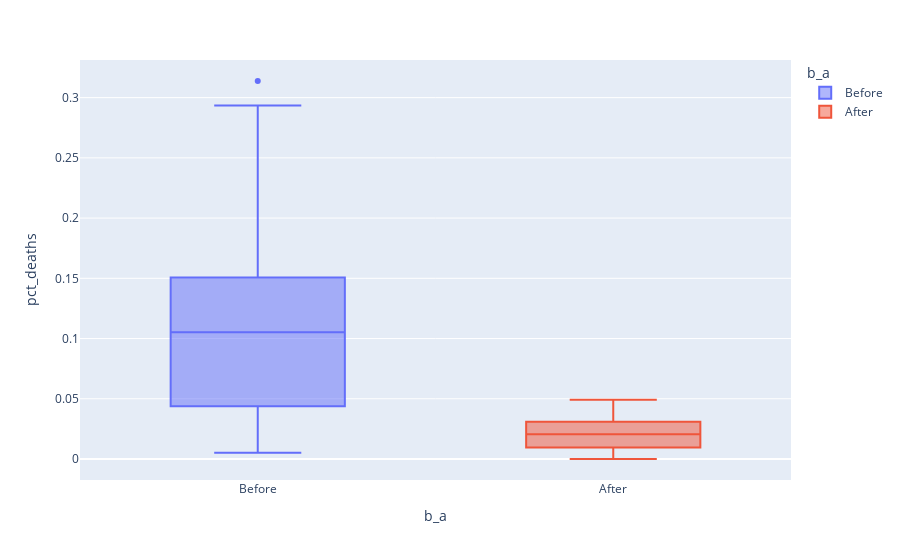

Notebook code for this chart:
### Markdown cell above
### Use Histograms to Visualise the Monthly Distribution of Outcomes

**Challenge**: Create a [plotly histogram](https://plotly.com/python/histograms/) to show the monthly percentage of deaths. 

* Use docs to check out the available parameters. Use the [`color` parameter](https://plotly.github.io/plotly.py-docs/generated/plotly.express.histogram.html) to display two overlapping histograms.
* The time period of handwashing is shorter than not handwashing. Change `histnorm` to `percent` to make the time periods comparable. 
* Make the histograms slighlty transparent
* Experiment with the number of bins on the histogram. Which number work well in communicating the range of outcomes?
* Just for fun, display your box plot on the top of the histogram using the `marginal` parameter.

### Code cell
df_monthly['b_a'] = np.where(df_monthly.date < handwashing_start, "Before", "After")
px.box(df_monthly, "b_a", "pct_deaths", color="b_a")

### Figure 1 — Plotly figure (JSON) as saved in the notebook; plotly's stock layout.template omitted (floating-point values rounded to 4 significant figures)
{"data": [{"alignmentgroup": "True", "hovertemplate": "b_a=%{x}<br>pct_deaths=%{y}<extra></extra>", "legendgroup": "Before", "marker": {"color": "#636efa"}, "name": "Before", "notched": false, "offsetgroup": "Before", "orientation": "v", "showlegend": true, "type": "box", "x": ["Before", "Before", "Before", "Before", "Before", "Before", "Before", "Before", "Before", "Before", "Before", "Before", "Before", "Before", "Before", "Before", "Before", "Before", "Before", "Before", "Before", "Before", "Before", "Before", "Before", "Before", "Before", "Before", "Before", "Before", "Before", "Before", "Before", "Before", "Before", "Before", "Before", "Before", "Before", "Before", "Before", "Before", "Before", "Before", "Before", "Before", "Before", "Before", "Before", "Before", "Before", "Before", "Before", "Before", "Before", "Before", "Before", "Before", "Before", "Before", "Before", "Before", "Before", "Before", "Before", "Before", "Before", "Before", "Before", "Before", "Before", "Before", "Before", "Before", "Before", "Before"], "x0": " ", "xaxis": "x", "y": [0.1457, 0.07531, 0.04332, 0.01569, 0.007843, 0.05, 0.08421, 0.01351, 0.01878, 0.1102, 0.2255, 0.2085, 0.1222, 0.1023, 0.1074, 0.03226, 0.06593, 0.2078, 0.2546, 0.1839, 0.2934, 0.2297, 0.3138, 0.1912, 0.1597, 0.1241, 0.1193, 0.06098, 0.04082, 0.005236, 0.01554, 0.02262, 0.176, 0.07143, 0.08051, 0.1516, 0.1128, 0.1703, 0.1731, 0.05833, 0.02679, 0.04369, 0.0632, 0.01224, 0.03226, 0.1102, 0.1055, 0.07591, 0.04745, 0.04452, 0.04231, 0.04392, 0.07143, 0.06122, 0.03586, 0.1055, 0.1484, 0.1094, 0.1049, 0.1339, 0.1809, 0.1543, 0.1897, 0.1344, 0.1015, 0.131, 0.1806, 0.1439, 0.1496, 0.1077, 0.05369, 0.03215, 0.01923, 0.03607, 0.1827, 0.1224], "y0": " ", "yaxis": "y"}, {"alignmentgroup": "True", "hovertemplate": "b_a=%{x}<br>pct_deaths=%{y}<extra></extra>", "legendgroup": "After", "marker": {"color": "#EF553B"}, "name": "After", "notched": false, "offsetgroup": "After", "orientation": "v", "showlegend": true, "type": "box", "x": ["After", "After", "After", "After", "After", "After", "After", "After", "After", "After", "After", "After", "After", "After", "After", "After", "After", "After", "After", "After", "After", "After"], "x0": " ", "xaxis": "x", "y": [0.02239, 0.012, 0.01894, 0.0458, 0.03957, 0.04472, 0.0293, 0.03534, 0.006873, 0.0, 0.006557, 0.009585, 0.01136, 0.003717, 0.0, 0.009615, 0.02341, 0.02903, 0.0134, 0.02233, 0.03085, 0.04926], "y0": " ", "yaxis": "y"}], "layout": {"boxmode": "overlay", "legend": {"title": {"text": "b_a"}, "tracegroupgap": 0}, "margin": {"t": 60}, "xaxis": {"anchor": "y", "categoryarray": ["Before", "After"], "categoryorder": "array", "domain": [0, 1], "title": {"text": "b_a"}}, "yaxis": {"anchor": "x", "domain": [0, 1], "title": {"text": "pct_deaths"}}}}
